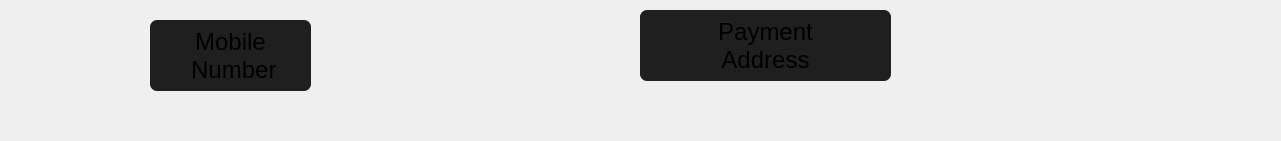
         <widget class="QWidget" name="widget_35" native="true">
          <property name="geometry">
           <rect>
            <x>0</x>
            <y>100</y>
            <width>1281</width>
            <height>141</height>
           </rect>
          </property>
          <widget class="QLabel" name="label_112">
           <property name="geometry">
            <rect>
             <x>40</x>
             <y>10</y>
             <width>100</width>
             <height>91</height>
            </rect>
           </property>
           <property name="minimumSize">
            <size>
             <width>0</width>
             <height>0</height>
            </size>
           </property>
           <property name="maximumSize">
            <size>
             <width>100</width>
             <height>100</height>
            </size>
           </property>
           <property name="text">
            <string/>
           </property>
           <property name="pixmap">
            <pixmap resource="assets2.qrc">:/new/prefix2/mobile.png</pixmap>
           </property>
           <property name="scaledContents">
            <bool>true</bool>
           </property>
          </widget>
          <widget class="QPushButton" name="pushButton_107">
           <property name="geometry">
            <rect>
             <x>150</x>
             <y>20</y>
             <width>161</width>
             <height>71</height>
            </rect>
           </property>
           <property name="font">
            <font>
             <pointsize>18</pointsize>
            </font>
           </property>
           <property name="styleSheet">
            <string notr="true">background-color: rgb(31, 31, 31);
border-radius:7px;</string>
           </property>
           <property name="text">
            <string>Mobile
 Number</string>
           </property>
          </widget>
          <widget class="QLabel" name="label_113">
           <property name="geometry">
            <rect>
             <x>520</x>
             <y>0</y>
             <width>91</width>
             <height>100</height>
            </rect>
           </property>
           <property name="minimumSize">
            <size>
             <width>0</width>
             <height>0</height>
            </size>
           </property>
           <property name="maximumSize">
            <size>
             <width>100</width>
             <height>100</height>
            </size>
           </property>
           <property name="text">
            <string/>
           </property>
           <property name="pixmap">
            <pixmap resource="assets2.qrc">:/new/prefix2/paymentAddress.png</pixmap>
           </property>
           <property name="scaledContents">
            <bool>true</bool>
           </property>
          </widget>
          <widget class="QPushButton" name="pushButton_108">
           <property name="geometry">
            <rect>
             <x>640</x>
             <y>10</y>
             <width>251</width>
             <height>71</height>
            </rect>
           </property>
           <property name="font">
            <font>
             <pointsize>18</pointsize>
            </font>
           </property>
           <property name="styleSheet">
            <string notr="true">background-color: rgb(31, 31, 31);
border-radius:7px;</string>
           </property>
           <property name="text">
            <string>Payment
Address</string>
           </property>
          </widget>
         </widget>
